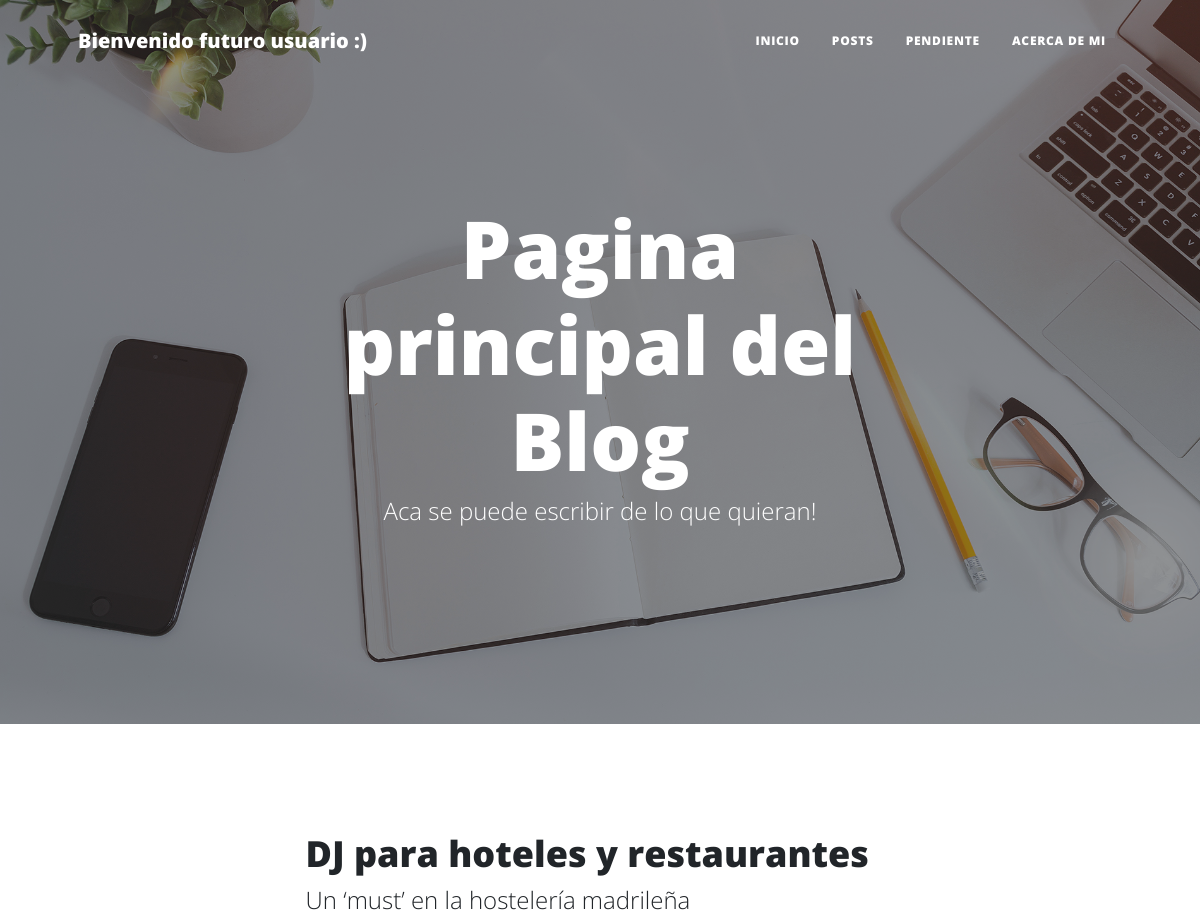
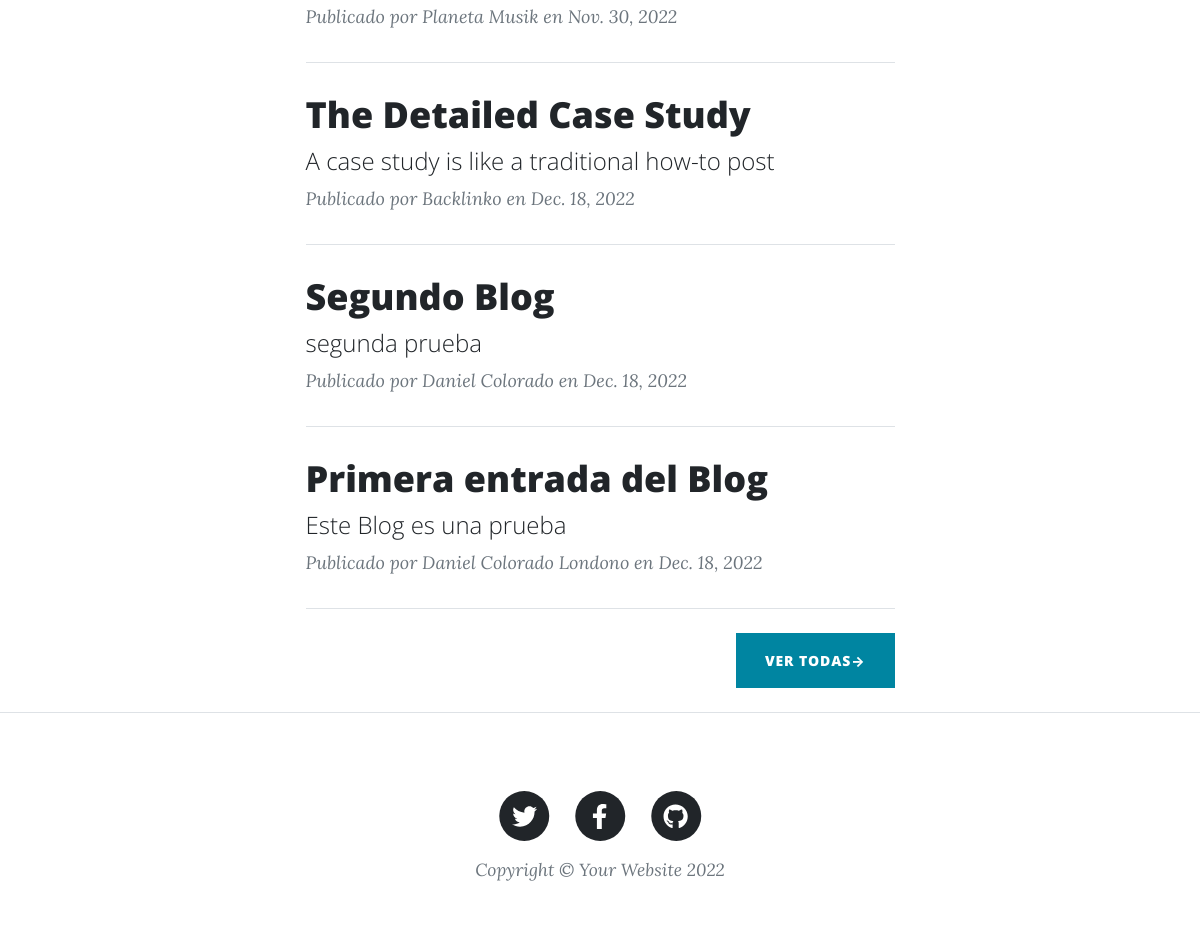
The page / on the database its author committed (2 pictures, top to bottom).
### blog/models.py (models this page shows, shortened)
class Post(models.Model):
    titulo = models.CharField(max_length=255)
    subtitulo = models.CharField(max_length=255)
    cuerpo = RichTextUploadingField() # CKEditor Rich Text Field
    imagen = models.ImageField(upload_to='media')
    autor = models.CharField(max_length=255)
    fecha = models.DateField()

### blog/views.py (the view)
# urls.py: path("", inicio, name= "inicio"),
def inicio(request):
    blogs = Post.objects.all().order_by('-id')[:4] # Consulta por id, y limita a 4 de mayor a menor (ORDER BY id DESC en SQL) (LIMIT 4)
    if len(blogs) == 0:
        blog_1 = Post.objects.none()
        blog_2 = Post.objects.none()
        blog_3 = Post.objects.none()
        blog_4 = Post.objects.none()
    elif len(blogs) == 1:
        blog_1 = blogs[0]
        blog_2 = Post.objects.none()
        blog_3 = Post.objects.none()
        blog_4 = Post.objects.none()
    elif len(blogs) == 2:
        blog_1 = blogs[0]
        blog_2 = blogs[1]
        blog_3 = Post.objects.none()
        blog_4 = Post.objects.none()
    elif len(blogs) == 3:
        blog_1 = blogs[0]
        blog_2 = blogs[1]
        blog_3 = blogs[2]
        blog_4 = Post.objects.none()
    else:
        blog_1 = blogs[0]
        blog_2 = blogs[1]
        blog_3 = blogs[2]
        blog_4 = blogs[3]
    return render(request, "inicio.html", {"blog_1": blog_1, "blog_2": blog_2, "blog_3": blog_3, "blog_4": blog_4})

### blog/templates/Inicio.html
{% extends "padre.html" %}
{% load static %}
{% block encabezado %}
    <header class="masthead" style="background-image: url('../static/assets/img/home-bg.jpg')">
        <div class="container position-relative px-4 px-lg-5">
            <div class="row gx-4 gx-lg-5 justify-content-center">
                <div class="col-md-10 col-lg-8 col-xl-7">
                    <div class="site-heading">
                        <h1>Pagina principal del Blog</h1>
                        <span class="subheading">Aca se puede escribir de lo que quieran!</span>
                    </div>
                </div>
            </div>
        </div>
    </header>
{% endblock  %}
{% block contenido %}
    <div class="container px-4 px-lg-5">
        <div class="row gx-4 gx-lg-5 justify-content-center">
            <div class="col-md-10 col-lg-8 col-xl-7">
                <br>
                <div class="post-preview">
                    {% if blog_1 %}
                    <a href="{% url 'post' blog_1.id %}">
                        <h2 class="post-title">{{ blog_1.titulo }}</h2>
                        <h4 class="post-subtitle">{{ blog_1.subtitulo }}</h3>
                    </a>
                    <p class="post-meta">
                        Publicado por {{ blog_1.autor }}
                        en {{ blog_1.fecha}}
                    </p>
                    {% else %}
                    <h2 class="post-title">Aún no hay entradas para mostrar</h2>
                    {% endif %}
                </div>
                <hr class="my-4" />
                <div class="post-preview">
                    {% if blog_2 %}
                    <a href="{% url 'post' blog_2.id %}">
                        <h2 class="post-title">{{ blog_2.titulo }}</h2>
                        <h4 class="post-subtitle">{{ blog_2.subtitulo }}</h3>
                    </a>
                    <p class="post-meta">
                        Publicado por {{ blog_2.autor }}
                        en {{ blog_2.fecha}}
                    </p>
                    {% else %}
                    <h2 class="post-title">Aún no hay entradas para mostrar</h2>
                    {% endif %}
                </div>
                <hr class="my-4" />
                <div class="post-preview">
                    {% if blog_3 %}
                    <a href="{% url 'post' blog_3.id %}">
                        <h2 class="post-title">{{ blog_3.titulo }}</h2>
                        <h4 class="post-subtitle">{{ blog_3.subtitulo }}</h3>
                    </a>
                    <p class="post-meta">
                        Publicado por {{ blog_3.autor }}
                        en {{ blog_3.fecha}}
                    </p>
                    {% else %}
                    <h2 class="post-title">Aún no hay entradas para mostrar</h2>
                    {% endif %}
                </div>
                <hr class="my-4" />
                <div class="post-preview">
                    {% if blog_4 %}
                    <a href="{% url 'post' blog_4.id %}">
                        <h2 class="post-title">{{ blog_4.titulo }}</h2>
                        <h4 class="post-subtitle">{{ blog_4.subtitulo }}</h3>
                    </a>
                    <p class="post-meta">
                        Publicado por {{ blog_4.autor }}
                        en {{ blog_4.fecha}}
                    </p>
                    {% else %}
                    <h2 class="post-title">Aún no hay entradas para mostrar</h2>
                    {% endif %}
                </div>
                <hr class="my-4" />
                <div class="d-flex justify-content-end mb-4"><a class="btn btn-primary text-uppercase" href="{% url 'all_posts' %}">Ver todas→</a></div>
            </div>
        </div>
    </div>
{% endblock  %}

### rows shown on the page
Post: titulo "DJ para hoteles y restaurantes", subtitulo "Un ‘must’ en la hostelería madrileña", autor "Planeta Musik", fecha "Nov. 30, 2022"
Post: titulo "The Detailed Case Study", subtitulo "A case study is like a traditional how-to post", autor "Backlinko", fecha "Dec. 18, 2022"
Post: titulo "Segundo Blog", subtitulo "segunda prueba", autor "Daniel Colorado", fecha "Dec. 18, 2022"
Post: titulo "Primera entrada del Blog", subtitulo "Este Blog es una prueba", autor "Daniel Colorado Londono", fecha "Dec. 18, 2022"
